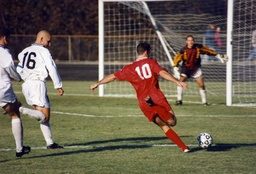
#> input picture images/football.jpg, 256 x 174 px, shrunk from 1200 x 817 before the run
$ python utils.py images/football.jpg
#> lines starting #> are read from the running program, lines starting #| are printed output that depends on the picture
import numpy as np
import matplotlib.pyplot as plt
import cv2
from sklearn.mixture import GaussianMixture as gmm
import argparse


def get_bic(reshaped_img, values=np.arange(1, 10)):

    gmm_models = [gmm(n_components=i, covariance_type='tied').fit(
        reshaped_img) for i in values]
    bic_values = [m.bic(reshaped_img) for m in gmm_models]

    return values, bic_values


if __name__ == '__main__':

    parser = argparse.ArgumentParser()

    parser.add_argument("path", help="Relative path to image file")

    args = parser.parse_args()

    img = cv2.imread(args.path).reshape((-1, 3))
    vals, bic_vals = get_bic(img)
#> in get_bic, `gmm_models = [gmm(n_components=i, covariance_type='tied').fit( reshape..`: gmm_models = 9 items
#> in get_bic, `bic_values = [m.bic(reshaped_img) for m in gmm_models]`: bic_values = [1292726.5, 1259263.3, 1233840.9, 1181026.8, 1170844.7, 1167684.5, 1167780.8, 1141337, 1145543.2]
#> vals = [1, 2, 3, 4, 5, 6, 7, 8, 9]; bic_vals has the same summary as bic_values in get_bic
    plt.plot(vals, bic_vals)
    plt.show()
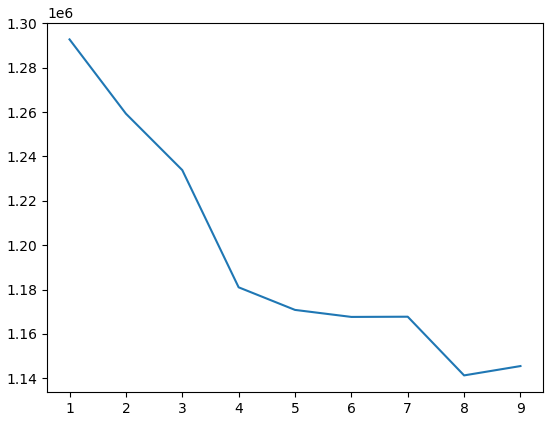
#> figure drawn by matplotlib, 1 panel
